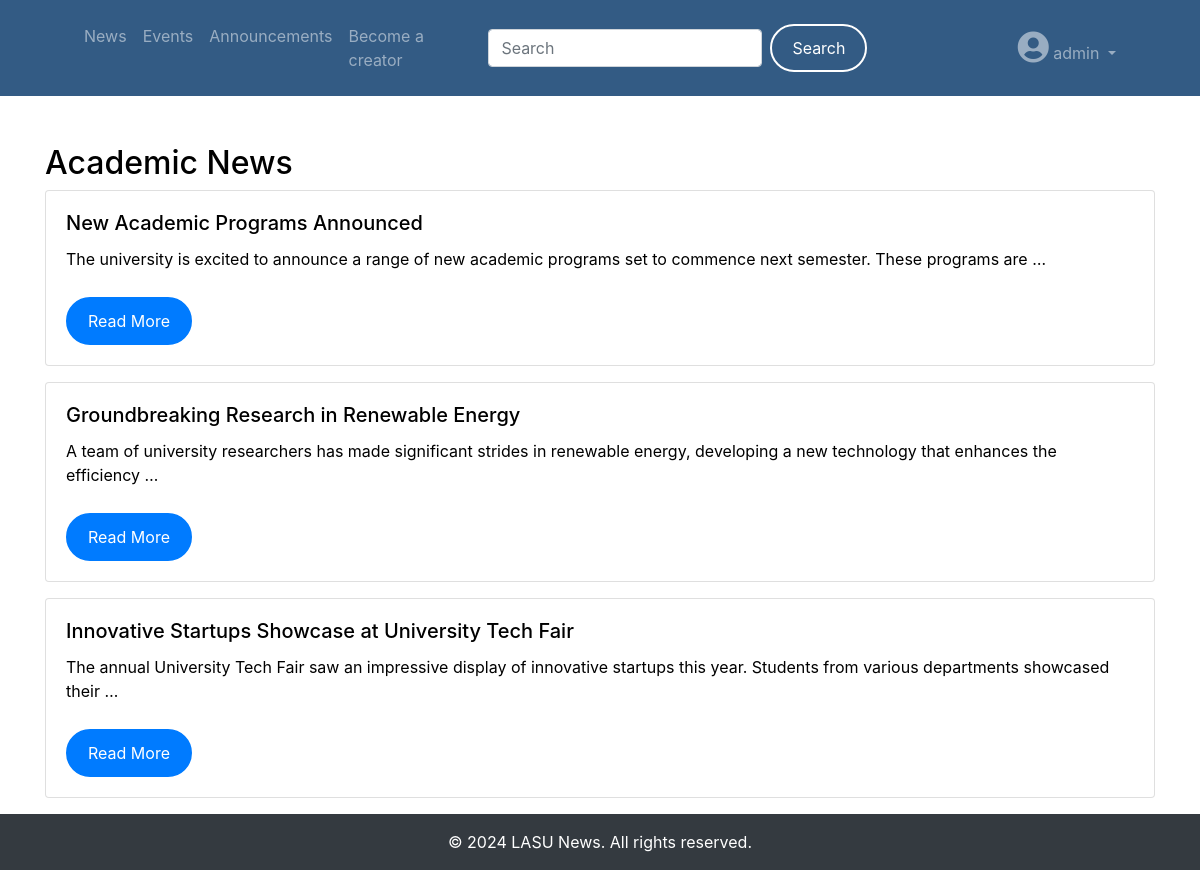
Screenshot of /news/category/1/ (signed in) with the database file from the repository.
### students/models.py (models this page shows, shortened)
class CustomUser(AbstractUser):
    is_special_user = models.BooleanField(default=False)
    groups = models.ManyToManyField(
        Group,
        related_name='custom_user_set',
        blank=True,
        help_text=('The groups this user belongs to. A user will get all permissions '
                   'granted to each of their groups.'),
        verbose_name=('groups'),
    )
    user_permissions = models.ManyToManyField(
        Permission,
        related_name='custom_user_set',
        blank=True,
        help_text=('Specific permissions for this user.'),
        verbose_name=('user permissions'),
    )

### news/models.py (models this page shows, shortened)
class Category(models.Model):
    name = models.CharField(max_length=100)

class News(models.Model):
    title = models.CharField(max_length=200)
    content = models.TextField()
    image = models.ImageField(upload_to='news_images/', null=True, blank=True)
    video = models.FileField(upload_to='news_videos/', null=True, blank=True)
    author = models.ForeignKey(settings.AUTH_USER_MODEL, on_delete=models.CASCADE)
    category = models.ForeignKey(Category, on_delete=models.CASCADE)
    created_at = models.DateTimeField(auto_now_add=True)
    updated_at = models.DateTimeField(auto_now=True)

### news/views.py (the view)
# urls.py: path('category/<int:category_id>/', views.category_news_list, name='category_news_list'),
@login_required
def category_news_list(request, category_id):
    category = get_object_or_404(Category, id=category_id)
    news_items = News.objects.filter(category=category)
    categories = Category.objects.all()
    unseen_notifications_count = request.user.notifications.filter(is_read=False).count()
    return render(request, 'news/category_news_list.html', {'news_items': news_items, 'categories': categories, 'category': category, 'unseen_notifications_count': unseen_notifications_count})

### news/templates/news/category_news_list.html (shortened to what this page needs)
{% extends 'base.html' %}
{% block content %}
<div class="container mt-5">
    <h2>{{ category.name }} News</h2>
    {% for news_item in news_items %}
        <div class="card mb-3">
            <div class="card-body">
                <h5 class="card-title">{{ news_item.title }}</h5>
                <p class="card-text">{{ news_item.content|truncatewords:20 }}</p>
                <a href="{% url 'news:news_detail' news_item.pk %}" class="btn btn-primary">Read More</a>
            </div>
        </div>
    {% endfor %}
</div>
{% endblock %}

### templates/base.html (shortened to what this page needs)
{% load static %}
<!DOCTYPE html>
<html lang="en">
<head>
    <link href="https://stackpath.bootstrapcdn.com/bootstrap/4.5.2/css/bootstrap.min.css" rel="stylesheet">
    <link href="https://maxcdn.bootstrapcdn.com/bootstrap/4.5.2/css/bootstrap.min.css" rel="stylesheet">
    <link rel="stylesheet" href="{% static 'css/style.css' %}">
    <link rel="stylesheet" href="{% static 'css/bootstrap.min.css' %}">
    <link rel="stylesheet" href="https://cdnjs.cloudflare.com/ajax/libs/font-awesome/5.15.3/css/all.min.css">
</head>
<body>
    {% block nav %}
    <header class="masthead mb-auto">
        <div class="navbar-bg">
            <div class="container">
                <nav class="navbar navbar-expand-lg navbar-dark">
                    <div class="container-fluid">
                        <div class="collapse navbar-collapse" id="navbarNav">
                            <ul class="navbar-nav mr-auto">
                                {% if user.is_authenticated %}
                                    <li class="nav-item">
                                        <a class="nav-link {% if request.resolver_match.url_name == 'news_list' %}active{% endif %}"
                                            href="{% url 'news:news_list' %}">News</a>
                                    </li>
                                    <li class="nav-item">
                                        <a class="nav-link {% if request.resolver_match.url_name == 'event' %}active{% endif %}"
                                            href="{% url 'Event:event' %}">Events</a>
                                    </li>
                                    <li class="nav-item">
                                        <a class="nav-link {% if request.resolver_match.url_name == 'announcements' %}active{% endif %}"
                                            href="{% url 'Announcements:announcements' %}">Announcements</a>
                                    </li>
                                    <li class="nav-item">
                                        <a class="nav-link {% if request.resolver_match.url_name == 'apply_creator' %}active{% endif %}"
                                            href="{% url 'special_users:apply_creator' %}">Become a creator</a>
                                    </li>
                                {% else %}
                                    <li class="nav-item">
                                        <a class="nav-link {% if request.resolver_match.url_name == 'home' %}active{% endif %}"
                                            aria-current="page" href="{% url 'Home:home' %}">Home</a>
                                    </li>
                                {% endif %}
                            </ul>
                            {% if user.is_authenticated %}
                            <form class="form-inline my-2 my-lg-0 mx-auto" style="width: 50%;" method="GET" action="{% url 'search:search_results' %}">
                                <input class="form-control mr-sm-2" type="search" name="q" placeholder="Search" aria-label="Search" required>
                                <button class="btn btn-outline-success my-2 my-sm-0" type="submit">Search</button>
                            </form>
                            {% endif %}
                            <ul class="navbar-nav ml-auto">
                                {% if user.is_authenticated %}
                                    <li class="nav-item dropdown">
                                        <a class="nav-link dropdown-toggle" href="#" id="navbarDropdown" role="button"
                                            data-toggle="dropdown" aria-haspopup="true" aria-expanded="false">
                                            <i class="fas fa-user-circle fa-2x"></i> {{ user.username }}
                                        </a>
                                    </li>
                                {% endif %}
                            </ul>
                        </div>
                    </div>
                </nav>
            </div>
        </div>
    </header>
    {% endblock %}
</body>
    {% block content %}
    {% endblock %}
    <footer class="footer py-3 bg-dark text-white">
        <div class="container">
            <div class="row justify-content-center">
                <div class="col-md-6 text-center">
                    <p>&copy; {% now "Y" %} LASU News. All rights reserved.</p>
                </div>
            </div>
        </div>
    </footer>
</body>
</html>

### static/css/style.css (style rules this page uses)
body { background-color: #FFFFFF; color: black; margin: 0; height: 100vh; display: flex; flex-direction: column; }
.navbar-bg { background-color: rgba(0, 51, 102, 0.8); width: 100%; padding: 0.5rem 0; }
.navbar-nav .nav-link { color: white; transition: all 0.3s ease; }
.btn { color: white; background-color: transparent; border: 2px solid white; padding: 10px 20px; border-radius: 25px; transition: all 0.3s ease; }
.footer { background-color: #343a40; color: white; }
.footer p { margin: 0; }
.btn-primary { background-color: #007bff; border-color: #007bff; color: white; margin-top: 10px; }

### rows the page displays
CustomUser: username "admin"
Category: name "Academic"
News: title "New Academic Programs Announced", content "The university is excited to announce a range of new academic programs set to commence next semester. These programs are …"
News: title "Groundbreaking Research in Renewable Energy", content "A team of university researchers has made significant strides in renewable energy, developing a new technology that enhances the efficiency …"
News: title "Innovative Startups Showcase at University Tech Fair", content "The annual University Tech Fair saw an impressive display of innovative startups this year. Students from various departments showcased their …"
